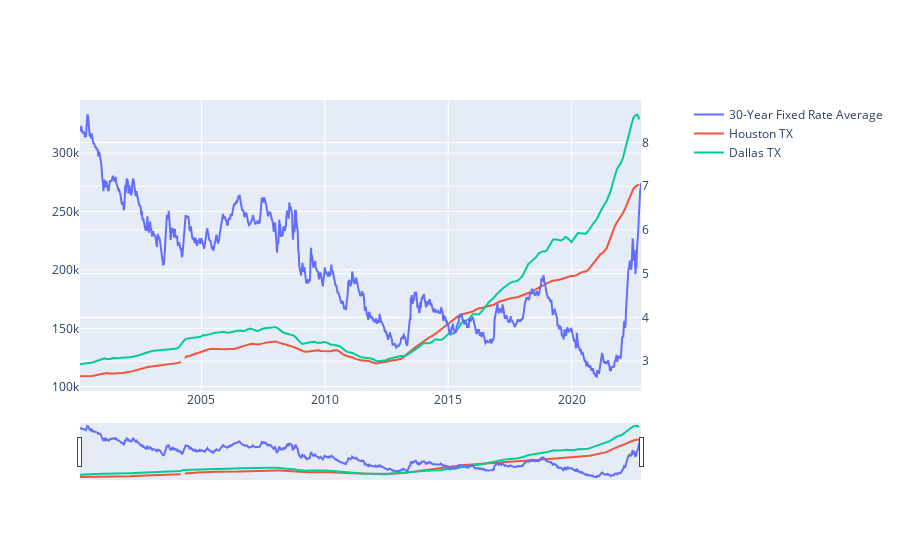

The code cell stored with this chart in its notebook:
### Code cell
# plot_prices(prices, city_state = 'Houston TX')
# plot_prices(prices, city_state = 'Dallas TX')
# plot_multiple_prices(prices, city_state_list = ["Houston TX", "Dallas TX"])
# plot_rates(rate)
plot_prices_and_rates(prices, rates, ["Houston TX", "Dallas TX"])

### Figure 1 — Plotly figure (JSON) as saved in the notebook; plotly's stock layout.template omitted (floating-point values rounded to 4 significant figures; data arrays with more than 128 entries replaced by an {"elided": "..."} marker saying what was removed)
{"data": [{"name": "30-Year Fixed Rate Average", "type": "scatter", "x": {"elided": "1187 str values"}, "xaxis": "x", "y": {"elided": "1187 float values"}, "yaxis": "y2"}, {"name": "Houston TX", "type": "scatter", "x": {"elided": "274 str values"}, "xaxis": "x", "y": {"elided": "274 mixed values"}, "yaxis": "y"}, {"name": "Dallas TX", "type": "scatter", "x": {"elided": "274 str values"}, "xaxis": "x", "y": {"elided": "274 mixed values"}, "yaxis": "y"}], "layout": {"autosize": true, "showlegend": true, "xaxis": {"anchor": "y", "autorange": true, "domain": [0, 0.94], "range": ["2000-01-31", "2022-10-27"], "rangeslider": {"autorange": true, "range": ["2000-01-31", "2022-10-27"], "visible": true, "yaxis": {"_template": null, "rangemode": "match"}, "yaxis2": {"_template": null, "rangemode": "match"}}, "type": "date"}, "yaxis": {"anchor": "x", "autorange": true, "domain": [0, 1], "range": [96380.0, 345400.0], "type": "linear"}, "yaxis2": {"anchor": "x", "autorange": true, "overlaying": "y", "range": [2.317, 8.973], "side": "right", "type": "linear"}}}
